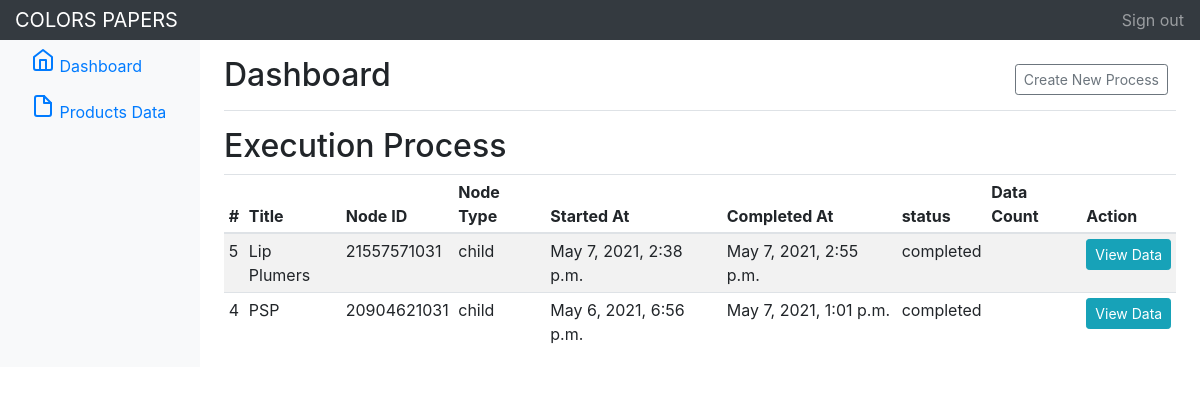
The app's page / (signed in), older data.
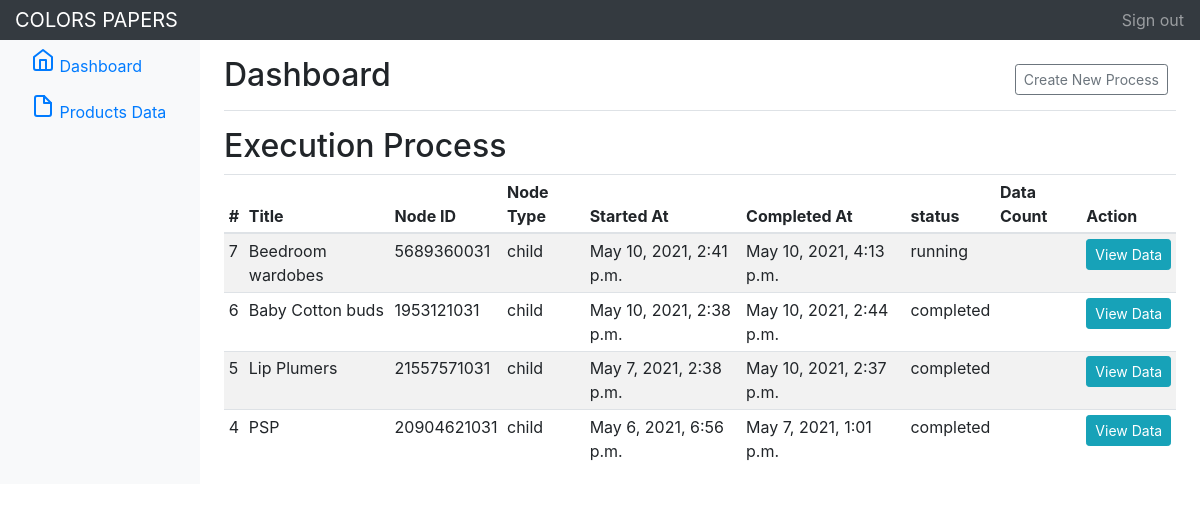
The same page, newer data.
### dashboard/models.py (models this page shows, shortened)
class processExecutions(models.Model):
    _STATUS_CHOICES = (
        ('pending', 'pending'),
        ('running', 'running'),
        ('completed', 'completed'),
    )
    _CATEGORY_CHOICES = (
        ('root', 'root'),
        ('child', 'child'),
    )
    process_title = models.CharField(
        _('Process Title'),
        max_length=254,
        help_text=_('Process title only for regonization, Try to use unique name')
        )
    node_id = models.CharField(
        _('Node ID'),
        max_length=254,
         help_text=_('Node id of Amazon Category For Marketplace')
    )
    node_type = models.CharField(
        _('Node Type'),
        max_length=254,
        choices=_CATEGORY_CHOICES,
        default='root',
        help_text=_('Select Root is category is Main and select child if node id is sub category of any Category')
    )
    start_time = models.DateTimeField(
        _('Started At'),
        auto_now_add=True,
        blank=True,
        null=True,
    )
    completed_at = models.DateTimeField(
        _('Completed At'),
        blank=True,
        null=True,
    )
    status = models.CharField(
        _('Execution Status'),
        max_length=50,
        help_text=_("Text Choice Field, 50, Characters."),
        choices=_STATUS_CHOICES,
        default='pending'
    )
    status = models.CharField(
        _('Execution Status'),
        max_length=50,
        help_text=_("Text Choice Field, 50, Characters."),
        choices=_STATUS_CHOICES,
        default='pending'
    )
    created_at = models.DateTimeField(
        _('Created At'),
        auto_now_add=True,
        blank=True,
        null=True,
    )
    updated_at = models.DateTimeField(
        _('Updated At'),
        auto_now=True,
        blank=True,
        null=True,
    )
    class Meta:
        verbose_name = _('Execution')
        verbose_name_plural = _('Executions')

### dashboard/views/main.py (the view, shortened to what this page needs)
# urls.py: path(r'',  login_required(dashboardView.as_view()), name='dashboard_page'),
class dashboardView(FormView):
    template_name = 'dashboard.html'
    form_class = addTaskForm
    success_url = '/'
    def dispatch(self, request, *args, **kwargs):
        return super(self.__class__, self).dispatch(request, *args, **kwargs)
    def get_context_data(self, **kwargs):
        context = super(self.__class__, self).get_context_data(**kwargs)
        context['recent_process']= processExecutions.objects.all().order_by('-id')
        return context

### dashboard/templatetags/load_mongo_id.py (called while the page is built)
@register.filter(name='getDataCount')
def getDataCount(value):
    return MONGOOBJ.product_col.find({'execution_node_id': str(value)}).count()

### templates/dashboard.html (shortened to what this page needs)
{% load load_mongo_id %}
<!doctype html>
<html lang="en">
  <head>
    <link href="https://getbootstrap.com/docs/4.0/dist/css/bootstrap.min.css" rel="stylesheet">
    <link href="https://getbootstrap.com/docs/4.0/examples/dashboard/dashboard.css" rel="stylesheet">
  </head>
  <body>
    <nav class="navbar navbar-dark sticky-top bg-dark flex-md-nowrap p-0">
      <a class="navbar-brand col-sm-3 col-md-2 mr-0" href="#">COLORS PAPERS</a>
      <ul class="navbar-nav px-3">
        <li class="nav-item text-nowrap">
          <a class="nav-link" href="/accounts/logout">Sign out</a>
        </li>
      </ul>
    </nav>
    <div class="container-fluid">
      <div class="row">
            {% include "left_menu.html" %}
        <main role="main" class="col-md-9 ml-sm-auto col-lg-10 pt-3 px-4">
          <div class="d-flex justify-content-between flex-wrap flex-md-nowrap align-items-center pb-2 mb-3 border-bottom">
            <h1 class="h2">Dashboard</h1>
            <div class="btn-toolbar mb-2 mb-md-0">
              <div class="btn-group mr-2">
                <button class="btn btn-sm btn-outline-secondary" data-toggle="modal" data-target="#exampleModal">Create New Process</button>
              </div>
            </div>
          </div>
          <h2>Execution Process</h2>
          <div class="table-responsive">
            <table class="table table-striped table-sm">
              <thead>
                <tr>
                  <th>#</th>
                  <th>Title</th>
                  <th>Node ID</th>
                  <th>Node Type</th>
                  <th>Started At</th>
                  <th>Completed At</th>
                  <th>status</th>
                  <th>Data Count</th>
                  <th>Action</th>
                </tr>
              </thead>
              <tbody>
                  {% for row in recent_process %}
                <tr>
                  <td>{{row.id}}</td>
                  <td>{{row.process_title}}</td>
                  <td>{{row.node_id}}</td>
                  <td>{{row.node_type}}</td>
                  <td>{{row.start_time}}</td>
                  <td>{{row.completed_at}}</td>
                  <td>{{row.status}}</td>
                  <td>{{row.node_id|getDataCount}}</td>
                  <td>
                      <a href="/products-data/?node_key={{row.node_id}}">
                          <button class="btn btn-info btn-sm">View Data</button>
                      </a>
                  </td>
                </tr>
                {% endfor %}
              </tbody>
            </table>
          </div>
        </main>
      </div>
    </div>
  </body>
</html>

### templates/left_menu.html
<nav class="col-md-2 d-none d-md-block bg-light sidebar">
    <div class="sidebar-sticky">
      <ul class="nav flex-column">
        <li class="nav-item">
          <a class="nav-link" href="/">
            <span data-feather="home"></span>
            Dashboard <span class="sr-only">(current)</span>
          </a>
        </li>
        <li class="nav-item">
          <a class="nav-link" href="/products-data/">
            <span data-feather="file"></span>
            Products Data
          </a>
        </li>
      </ul>
    </div>
  </nav>

Row changes from the older to the newer data that the page shows:
added processExecutions: id "7", process_title "Beedroom wardobes", node_id "5689360031", node_type "child", start_time "May 10, 2021, 2:41 p.m.", completed_at "May 10, 2021, 4:13 p.m.", status "running"
added processExecutions: id "6", process_title "Baby Cotton buds", node_id "1953121031", node_type "child", start_time "May 10, 2021, 2:38 p.m.", completed_at "May 10, 2021, 2:44 p.m.", status "completed"
changed processExecutions "Lip Plumers": completed_at "May 7, 2021, 2:55 p.m." → "May 10, 2021, 2:37 p.m."
